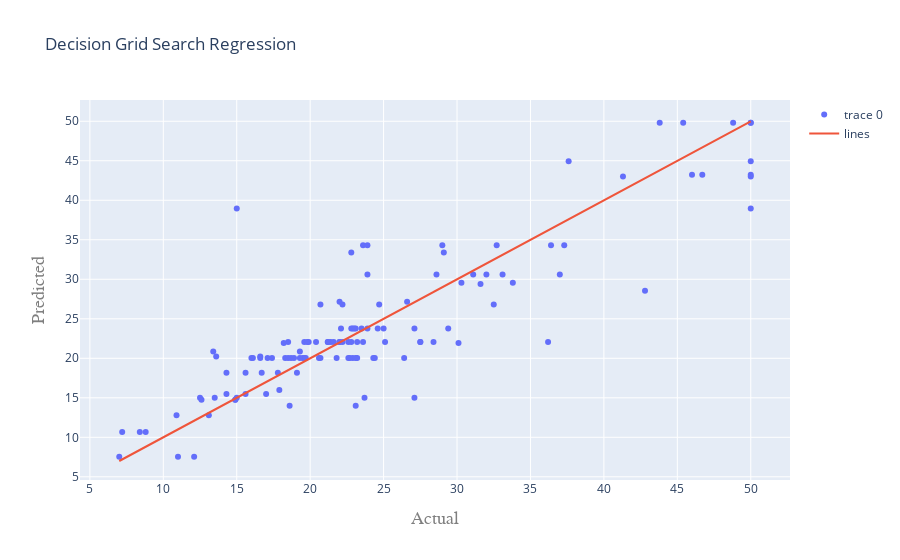

Notebook code cell kept with this figure:
### Code cell
draw_graph(grid_predictions,'Decision Grid Search Regression')
